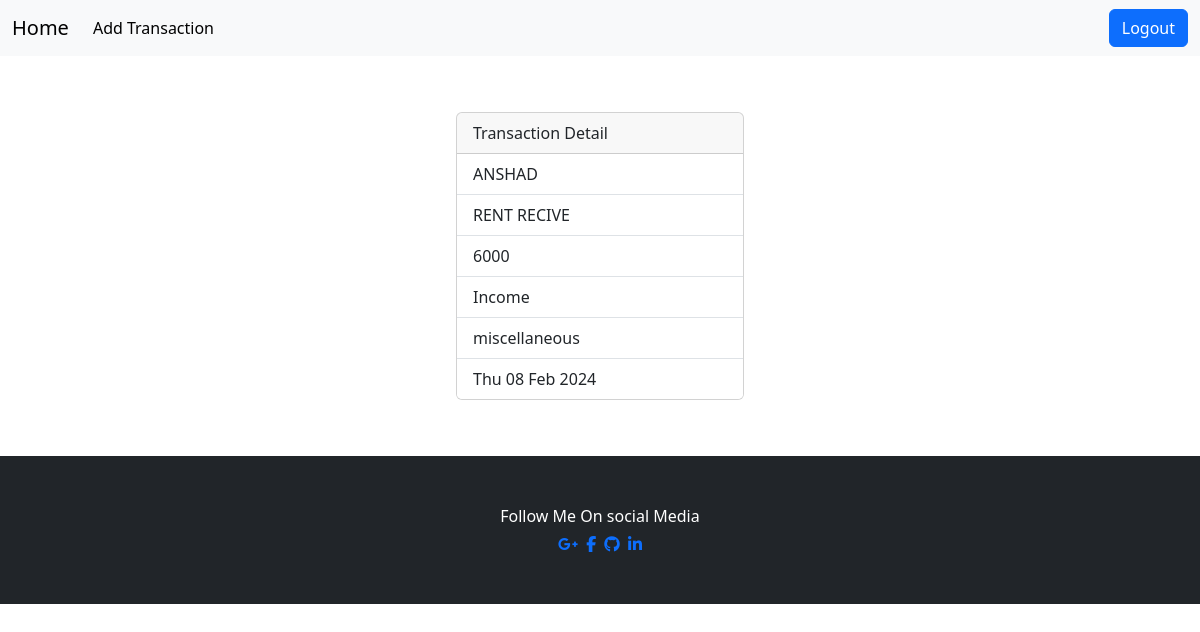
The app's page /transactions/12/ (signed in) with its own data.
### revenue/models.py (models this page shows, shortened)
class Transaction(models.Model):
    title=models.CharField(max_length=200)
    amount=models.PositiveIntegerField()
    options=(
        ("expense","expense"),
        ("income","income")
    )
    type=models.CharField(max_length=200,choices=options,default="expense")
    cat_options=(
        ("fuel","fuel"),
        ("food","food"),
        ("entertainment","entertainment"),
        ("emi","emi"),
        ("bills","bills"),
        ("miscellaneous","miscellaneous")
    )
    category=models.CharField(max_length=200,choices=cat_options,default="miscellaneous")
    created_date=models.DateTimeField(auto_now_add=True,blank=True)
    user=models.ForeignKey(User,on_delete=models.CASCADE)

### revenue/views.py (the view)
# urls.py: path("transactions/<int:pk>/",views.TransactionDetailView.as_view(),name="transaction-detail"),
@method_decorator(decs,name="dispatch")
class TransactionDetailView(View):
    def get(self,request,*args,**kwargs):
        id=kwargs.get("pk")
        qs=Transaction.objects.get(id=id)
        return render(request,"transaction_detail.html",{"data":qs})

### revenue/views.py (called while the page is built)
def signin_required(fn):
    def wrapper(request,*args,**kwargs):
        if not request.user.is_authenticated:
            messages.error(request,"invalid session")
            return redirect("signin")
        else:
            return fn(request,*args,**kwargs)
    return wrapper

### revenue/templates/transaction_detail.html (shortened to what this page needs)
{%extends 'base.html'%}
{%block main_block%}
<div class="container d-flex justify-content-center align-items-center" style="height: 400px;">
  <div class="card" style="width: 18rem;">
      <div class="card-header">
        Transaction Detail
      </div>
      <ul class="list-group list-group-flush">
        <li class="list-group-item">{{data.user|upper}}</li>
        <li class="list-group-item">{{data.title|upper}}</li>
        <li class="list-group-item">{{data.amount}}</li>
        <li class="list-group-item">{{data.type|capfirst}}</li>
        <li class="list-group-item">{{data.category}}</li>
        <li class="list-group-item">{{data.created_date|date:"D d M Y"}}</li>
      </ul>
    </div>
</div>
{%endblock%}

### records on screen
Transaction: user "ANSHAD", title "RENT RECIVE", amount "6000", type "Income", category "miscellaneous", created_date "Thu 08 Feb 2024"
